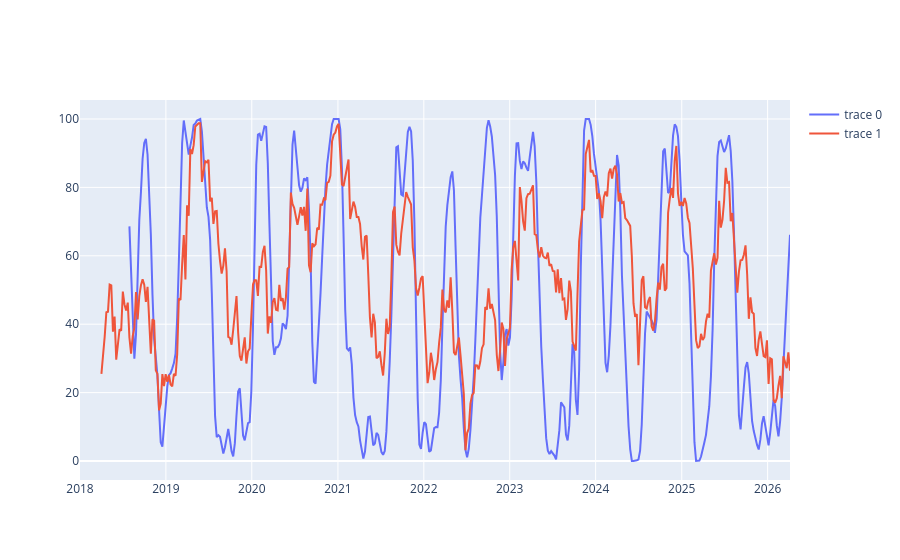

The notebook cell this image was saved under:
### Code cell
stoch_k, stoch_d = btc_w.stoch_rsi()
rsi = btc_w.rsi()

fig5 = make_subplots(rows=1, cols=1)

fig5.add_trace(go.Scatter(
    x=stoch_d.index,
    y=stoch_d))

fig5.add_trace(go.Scatter(
    x=rsi.index,
    y=rsi))

fig5.show()

### Figure 1 — Plotly figure (JSON) as saved in the notebook; plotly's stock layout.template omitted (floating-point values rounded to 4 significant figures; data arrays with more than 128 entries replaced by an {"elided": "..."} marker saying what was removed)
{"data": [{"type": "scatter", "x": {"elided": "402 str values"}, "y": {"elided": "402 float values"}}, {"type": "scatter", "x": {"elided": "432 str values"}, "y": {"elided": "432 float values"}}], "layout": {"xaxis": {"anchor": "y", "domain": [0, 1]}, "yaxis": {"anchor": "x", "domain": [0, 1]}}}
